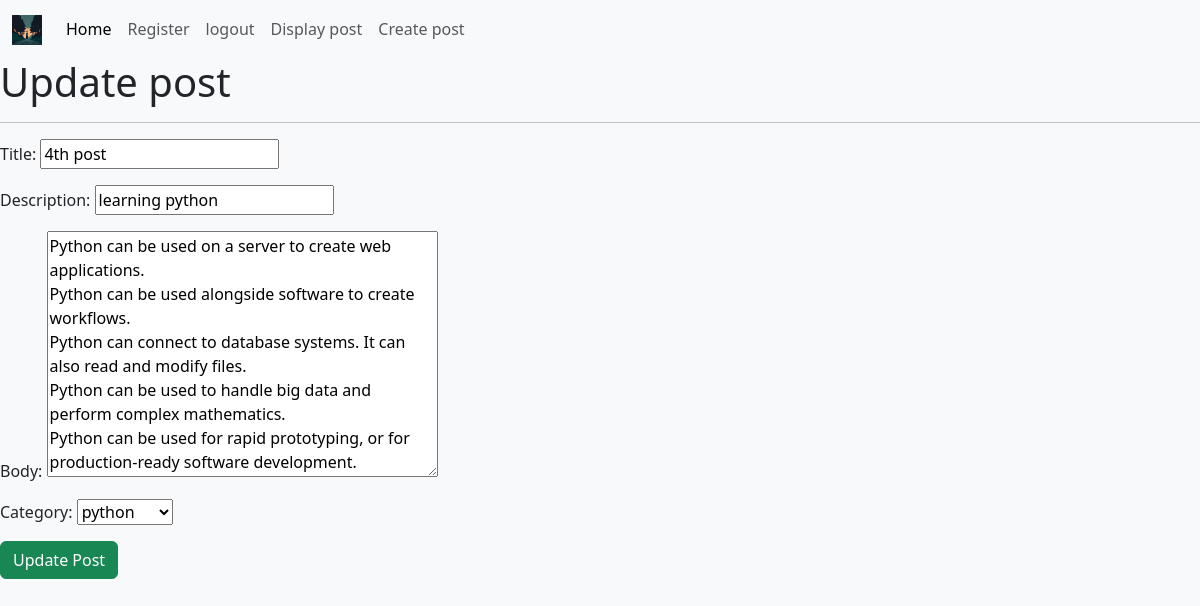
The page /update-post/6/ (signed in) on the database its author committed.
### myapp/models.py (models this page shows)
class Post(models.Model):
    author = models.ForeignKey(User, on_delete=models.CASCADE)
    title= models.CharField(max_length=100)
    description = models.CharField(max_length=200)
    created_at=models.DateTimeField(auto_now_add=True)
    body=models.TextField()
    Category=models.ForeignKey(Category,on_delete=models.CASCADE)

### myapp/views.py (the view, shortened to what this page needs)
# urls.py: path('update-post/<id>/',views.update_post,name='update_post'),
@login_required(login_url='login')
def update_post(request,id):
    try:
         post=Post.objects.get(pk=id)#fetching from db searching likw select where id =1
    except Post.DoesNotExist:
        return HttpResponseBadRequest('page doesnt doesnt <a href="/">click here</a>')
    if post.author != request.user :
        return HttpResponseBadRequest('you cannot acess this page ')
    form=PostForm(instance=post)
    context={'form':form}
    if request.method=='GET':
        return render(request,'Update_post.html',context)

### myapp/forms.py
class PostForm(ModelForm):
    class Meta:
        model=Post
        fields=('title','description','body' ,'Category')

### myapp/models.py (called while the page is built)
    def __str__(self):
        return self.name

### myapp/templates/update_post.html (shortened to what this page needs)
{% extends 'base.html'%}
{% block content %}
    <h1>Update post </h1>
    <hr>
    <form method="post">
        {{ form.as_p}}
        <button class="btn btn-success" type="submit"> Update Post</button>
    </form>
{% endblock content %}

### myapp/templates/base.html (style rules this page uses)
body { background-color:#f8f9fa; }

### rows shown on the page
Post: title "4th post", description "learning python", body "Python can be used on a server to create web applications. Python can be used alongside software to create workflows. Python can connect to database systems. It can also read and modify files. Python can be used to handle big data and perform complex mathematics. Python can be used for rapid prototyping, or for production-ready software development.", Category "python"
